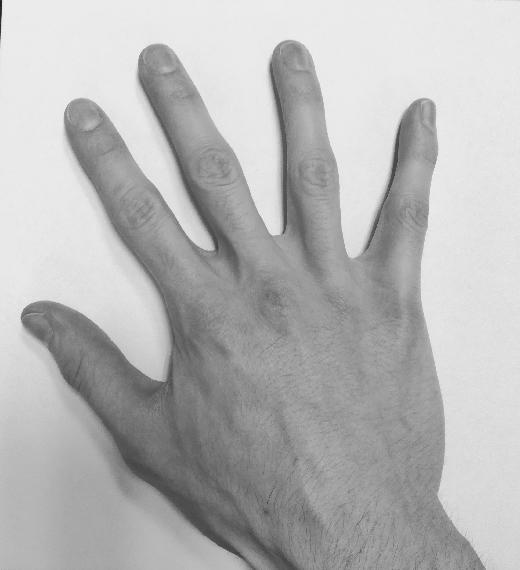
#> input picture 01. Image_Registration/Source.jpg, 520 x 570 px
$ jupyter execute TP_ImageRegistration_Images-ELBOUHALI.ipynb
#> lines starting #> are read from the running program, lines starting #| are printed output that depends on the picture
## Image registration

**Deadline**: Upload this notebook (rename it as 'TP-ImageRegistration-Images-YOUR-SURNAME.ipynb') to E-Campus before the deadline (see E-campus for the exact timing).

**Goal**: The goal of this notebook is to implement the algorithms seen today for pixel-based image registration. Please complete the code where you see **XXXXXXXXXXXXXX**

You will first take two pictures of your right hand into two different positions. Please keep the same topology, ie do not bend or stick together two fingers for instance.

If you can't take the pictures, you can use two pictures of my hand (see below).

[cell 1]
if 'google.colab' in str(get_ipython()):
  from google_drive_downloader import GoogleDriveDownloader as gdd
  gdd.download_file_from_google_drive(file_id='1XpgGRo839pBwIhb6h77xoG-NtHEg2DVd',
  dest_path='./Source.jpg')

  from google_drive_downloader import GoogleDriveDownloader as gdd
  gdd.download_file_from_google_drive(file_id='12FKfLjKreAksI3rEcDx4_oEn3qjAzEua',
  dest_path='./Target.jpg')
else:
  print('You are not using Colab. Please define working_dir with the absolute path to the folder where you downloaded the data')

# Please modify working_dir only if you are using your Anaconda (and not Google Colab)
# You should write the absolute path of your working directory with the data
workingDir='./'

We will use the skimage library to read and resize images, you can of course use others (openCV, pillow, scipy, etc.)

[cell 2]
from skimage.io import imread
from skimage.transform import resize

import matplotlib.pyplot as plt
from numpy import linalg as LA
import numpy as np
import scipy.ndimage

The first thing to do is to create a function that creates the transformation matrix T. Please complete the following function following the rules explained in the header of the function.

[cell 3]
def Tmatrix(scale=(1,1), rotationAngle=0, shearAngles=(0,0),translation=(0,0),elation=(0,0),reflection=(False,False)):
    '''
    Transformation matrix defined as the composition of 6 possible geometric
    transformations: Reflection (Re), Rotation (R), Scaling (S), Shear (Sh),
    Translation (T) and Elation (E).
    For the linear transformation part, we assume this composition:
        A = Re * R * S * Sh

    Inputs:
            scale: is a tuple with sx and sy (two scalar values)
            rotationAngle: is an angle in degrees (scalar value)
            shearAngles: is a tuple with the two shear angles in degrees (scalar value)
            translation: is a tuple with tx and ty (scalar values)
            elation: is a tuple containing the elation part (scalar values)
            reflection: is a tuple of Boolean values indicating wheter to reflect with respect to x and y axis

    Output:
            T: the 3x3 transformation matrix (homogeneous coordinates)
    '''

    if len(scale) != 2:
        raise ValueError("scale should be a tuple of length 2")
    if len(shearAngles)!= 2:
        raise ValueError("shearAngles should be a tuple of length 2")
    if len(translation)!= 2:
        raise ValueError("translation should be a tuple of length 2")
    if len(elation)!= 2:
        raise ValueError("elation should be a tuple of length 2")
    if len(reflection)!= 2:
        raise ValueError("reflection should be a tuple of length 2")
    if type(reflection[0])!= bool or type(reflection[1]) != bool:
        raise ValueError("reflection should contain two boolean values")
    if np.ndim(rotationAngle) != 0:
        raise ValueError("rotationAngle should be a scalar")

    # transform angles from degrees to radians
    rotationAngle_rad = np.deg2rad(rotationAngle)
    shearAngles_rad = np.deg2rad(shearAngles[0]), np.deg2rad(shearAngles[1])

    # compute T
    S = np.matrix([[scale[0], 0], [0, scale[1]]])

    R = np.matrix([[np.cos(rotationAngle_rad), -np.sin(rotationAngle_rad)], [np.sin(rotationAngle_rad), np.cos(rotationAngle_rad)]])

    Re = np.eye(2)
    Re[0, 0] = -1 if reflection[0] else 1
    Re[1, 1] = -1 if reflection[1] else 1

    Sh = np.matrix([[1, np.tan(shearAngles_rad[0])], [np.tan(shearAngles_rad[1]), 1]])

    A = Re @ R @ S @ Sh

    T = np.zeros((3, 3))
    T[:2, :2] = A
    T[2][0] = elation[0]
    T[2][1] = elation[1]
    T[2][2] = 1
    T[0][2] = translation[0]
    T[1][2] = translation[1]

    return T

Test here, your function.

[cell 4]
## Define Transformation
T=Tmatrix(scale=(2,4), rotationAngle=30, shearAngles=(20,15),translation=(5,10),elation=(3,9),reflection=(True,True))
print(T)

Next, we need to create a function that apply the previously created transformation matrix. We will need to apply it either to 2D points, seen as a [Nx2] numpy array where N is the number of points, or to image coordinates, modeled as a [2xNxM] Numpy array where N and M are the number of rows and columns of the image respectively.

[cell 5]
def applyTransformation(T, points=None, coords=None):
    '''
    Apply geometric transformation to points or image coordinates.
    Transformation is defined by a 3x3 matrix

    Inputs:
        points: Nx2 Numpy array of points
        coordinates: 2xNxM Numpy array of image coordinates
        T: 3x3 matrix trasformation

    Output:
        pm: Nx2 points after transformation
        cm: 2xNxM image coordinates after transformation
    '''
    if points is None and coords is None:
        raise ValueError("Error ! You should provide points and/or coords")

    if points is not None:
        N,d = points.shape
        if d != 2 and N==2:
            print('WARNING ! points should be an array of dimension Nx2'+
                  ' Transposing the array')
            points=points.T
            N,d = points.shape

        if d != 2:
            raise ValueError("Error ! Function works only with 2D points")

        # Transform points into homogeneous coordinates (adding one...)
        homogeneous_points = np.hstack((points, np.ones((N, 1))))

        # Apply transformation
        transformed_points = np.dot(T, homogeneous_points.T).T

        # If homography, ...
        if T[2][0] or T[2][1]:
          transformed_points[:,:2] = transformed_points[:,:2] / (T[2,0] * transformed_points[:,:2] + T[2,1] * transformed_points[:,:2] + 1)

        pm=transformed_points[:,:2]

    else:
        pm=None

    if coords is not None:
        d,N,M = coords.shape

        if d != 2:
            raise ValueError("Error ! Function works only with 2D coordinates")

        p = coords.reshape((2,N*M)).T # reshape coordinates as list of points
        # Transform points into homogeneous coordinates (adding one...)
        homogeneous_coordinates = np.hstack((p, np.ones((N*M, 1))))

        # Apply transformation
        transformed_coordinates = np.dot(T, homogeneous_coordinates.T).T

        # If homography, ...
        if T[2][0] or T[2][1]:
          transformed_coordinates[:,:2] =  transformed_coordinates[:,:2] / (T[2,0] * transformed_coordinates[:,:2] + T[2,1] * transformed_coordinates[:,:2] + 1)

        pm=transformed_coordinates[:,:2]
        cm = pm.reshape((2,N,M))

    else:
        cm =None

    return pm,cm

Now, we can test the two functions on some data-sets of 2D points. To keep things simple, you will create two data-sets of points.

In the first one, the points will draw an ellipse (ie uniform sampling on an ellipse).
In the secon data-set, the points will draw a square (ie uniform sampling on a square).

You will then try several (at least five) different trasformations and check if your code works well.

[cell 6]
# Ellipse
theta = np.deg2rad(np.arange(0.0, 360.0, 1.0))
x = 5 * np.cos(theta)
y = 3 * np.sin(theta)
points=np.array([x, y]).T

## Define Transformation
T=Tmatrix(scale=(3,2), rotationAngle=40, shearAngles=(0,0),translation=(5,5),elation=(0,0),reflection=(False,False))

## Apply trasformation
moved = applyTransformation(T, points=points)[0]

fig = plt.figure(figsize=(16, 8))
ax1 = plt.subplot(1, 3, 1)
ax2 = plt.subplot(1, 3, 2)
ax1.scatter(points[:,0],points[:,1])
ax2.scatter(moved[:,0],moved[:,1])

minimum = np.min((ax1.get_xlim(),ax1.get_ylim(),ax2.get_xlim(),ax2.get_ylim()))
maximum = np.max((ax1.get_xlim(),ax1.get_ylim(),ax2.get_xlim(),ax2.get_ylim()))

ax1.set_xlim(minimum*1.2,maximum*1.2)
ax1.set_ylim(minimum*1.2,maximum*1.2)
ax1.set_aspect('equal', 'box')
ax2.set_xlim(minimum*1.2,maximum*1.2)
ax2.set_ylim(minimum*1.2,maximum*1.2)
ax2.set_aspect('equal', 'box')

fig.tight_layout()
plt.show()
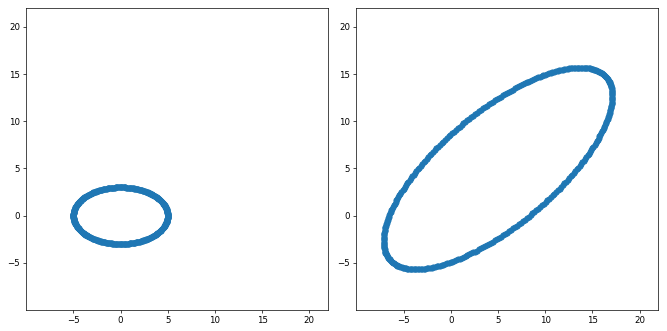
#> figure drawn by matplotlib, 2 panels

[cell 7]
# Square
side_lengh = 10
half_side = side_lengh / 2
points_per_edge = 100

square = np.concatenate([
    np.linspace([-half_side, -half_side], [half_side, -half_side], points_per_edge, endpoint=False),
    np.linspace([half_side, -half_side], [half_side, half_side], points_per_edge, endpoint=False),
    np.linspace([half_side, half_side], [-half_side, half_side], points_per_edge, endpoint=False),
    np.linspace([-half_side, half_side], [-half_side, -half_side], points_per_edge, endpoint=True)
])

x, y = square.T
points=np.array([x,y]).T

## Define Transformation
T=Tmatrix(scale=(1,1), rotationAngle=40, shearAngles=(20,30),translation=(0,0),elation=(0,0),reflection=(False,False))

## Apply trasformation
moved = applyTransformation(T, points=points)[0]

fig = plt.figure(figsize=(16, 8))
ax1 = plt.subplot(1, 3, 1)
ax2 = plt.subplot(1, 3, 2)
ax1.scatter(points[:,0],points[:,1])
ax2.scatter(moved[:,0],moved[:,1])

minimum = np.min((ax1.get_xlim(),ax1.get_ylim(),ax2.get_xlim(),ax2.get_ylim()))
maximum = np.max((ax1.get_xlim(),ax1.get_ylim(),ax2.get_xlim(),ax2.get_ylim()))

ax1.set_xlim(minimum*1.2,maximum*1.2)
ax1.set_ylim(minimum*1.2,maximum*1.2)
ax1.set_aspect('equal', 'box')
ax2.set_xlim(minimum*1.2,maximum*1.2)
ax2.set_ylim(minimum*1.2,maximum*1.2)
ax2.set_aspect('equal', 'box')

fig.tight_layout()
plt.show()
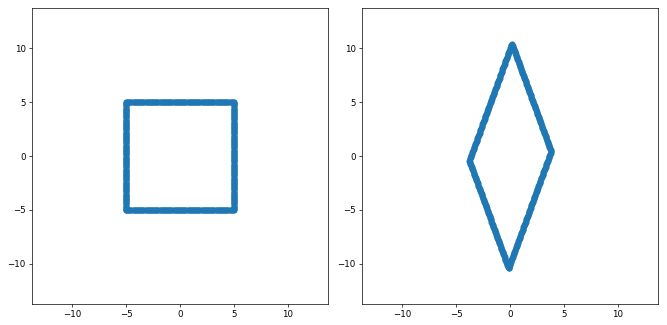
#> figure drawn by matplotlib, 2 panels

Now, we can finally move to images. Here, you can load and plot the two images of your (or mine) right hand. Pixel intensities are normalized in order to be float between 0 and 1.

[cell 8]
SourceIm = imread(workingDir + 'Source.jpg', as_gray=True)
#> SourceIm is the input picture: shape (570, 520); min 29, max 255, mean 181.6
SourceImNorm=(SourceIm - np.amin(SourceIm)) / (np.amax(SourceIm) - np.amin(SourceIm))
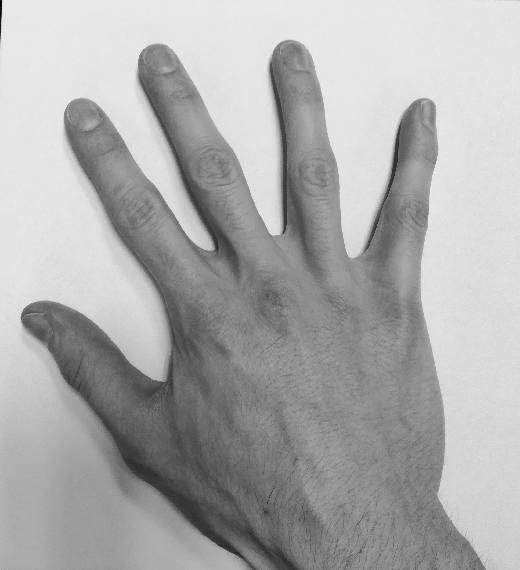
#> SourceImNorm: shape (570, 520) float64; min 0, max 1, mean 0.675
TargetIm = imread(workingDir + 'Target.jpg', as_gray=True)
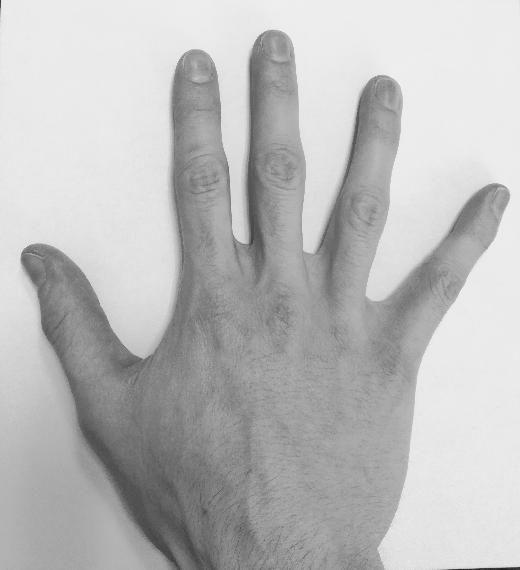
#> input picture 01. Image_Registration/Target.jpg, 520 x 570 px
#> TargetIm is the input picture: shape (570, 520); min 29, max 250, mean 187.2
TargetImNorm=(TargetIm - np.amin(TargetIm)) / (np.amax(TargetIm) - np.amin(TargetIm))

fig = plt.figure(figsize=(10, 10))
ax1 = plt.subplot(1, 2, 1)
ax2 = plt.subplot(1, 2, 2)
ax1.imshow(SourceImNorm, cmap='gray')
ax1.set_title('Source image')
ax2.imshow(TargetImNorm, cmap='gray')
ax2.set_title('Target image')
plt.show()

In the following function, you will code the forward warping technique with point splatting.

Theoretically, an image could be associated with a coordinate chart giving the real-world coordinates of each pixel. However, the problem becomes more difficult and in many applications we do not actually have this coordinate chart. Here, you will simply consider the coordinate of a pixel as its row and column position.

In the forward warping, as seen during the lecture of this morning, the coordinates of a pixel of a source image $I$ might not be warped exactly onto the output grid. When it falls within the grid, but not on the grid, we assign (ie splat) the pixel intensity of $I$ to the four neighbour 'corners' of the output grid.

These contributions must be weighted and for this reason a typical solution is to create an 'accumulator'. This is an array of the same size of the output grid which quantifies the number of contributions that each corner of the output grid has received. By simply dividing by the number of contributions (output grid ./ accumulator), we obtain at each corner of the output grid an averaged estimate of the intensity of the transformed image.

[cell 9]
def ForwardWarping(I,T,coords=None,outputShape=None):
    '''
    Apply forward warping to an image I based on a transformation T.
    Transformation is defined by a 3x3 matrix T

    Inputs:
        I: image to transform
        T: 3x3 matrix trasformation
        coords: coordinates of the image. If None, the coordinates of a pixel
                are automatically its row and column position
        outputShape: defines the shape of the transformed image.
                     It can be 'None', same shape as the input image I or 'BB',
                     bounding box of the transformed image I_T,  or a tuple/numpy
                     array with 4 elements (min x, max x, min y, max y)

    Output:
        J: transformed image
    '''

    if coords is None:
      coords = np.mgrid[0:I.shape[0], 0:I.shape[1]] # coordinates of the image I
      cm = applyTransformation(T,coords=coords)[1]

      if outputShape is None:
          outputShape=(0,I.shape[0],0,I.shape[1])

      elif outputShape == 'BB':
          #Find extremities bounding box
          bx=int(np.floor(np.min(cm[0,:,:])))
          ux=int(np.ceil(np.max(cm[0,:,:])))
          by=int(np.floor(np.min(cm[1,:,:])))
          uy=int(np.ceil(np.max(cm[1,:,:])))
          outputShape=(bx,ux,by,uy)

      elif isinstance(outputShape, tuple):
          if len(outputShape) != 4:
              raise ValueError("Error ! outputShape should be of length 4")

      elif isinstance(outputShape, np.ndarray):
          if len(outputShape) != 4:
              raise ValueError("Error ! outputShape should be of length 4")
      else:
          raise ValueError("Error ! outputShape should be None, 'BB' or a tuple/numpy array with 4 elements")

      J= np.zeros((outputShape[1]-outputShape[0], outputShape[3]-outputShape[2])) # transformed image
      acc= np.zeros(J.shape) # accumulator


      for i in range(len(cm[0])):
          for j in range(len(cm[0,0])):

              # transformed coordinate of a pixel
              p=cm[:,i,j]
              x=p[0]
              y=p[1]

              # Check if point is inside outputShape
              if (outputShape[0]<= x < outputShape[1]-1) and (outputShape[2] <= y < outputShape[3]-1):

                  # translate if necessary, since output image will start from (0,0)
                  # it basically shifts transformed points in the positive quadrant
                  if outputShape[0]<0:
                      x=x+abs(outputShape[0])

                  if outputShape[2]<0:
                      y=y+abs(outputShape[2])

                  # Look for the four corners
                  bl=( int(np.floor(x)), int(np.floor(y)) ) # bottom left
                  br=( int(np.floor(x))+1, int(np.floor(y)) ) # bottom right
                  ul=( int(np.floor(x)), int(np.floor(y))+1 ) # up left
                  ur=( int(np.floor(x))+1, int(np.floor(y))+1 ) # up right

                  # Update J and acc
                  for corner in [bl, br, ul, ur]:
                    J[corner] += I[i, j]
                    acc[corner] += 1

      acc[acc==0] = 1
      J=np.divide(J, acc)

    else:
        raise ValueError("Error ! Still not implemented")

    return J

Let's test your implementation of the forward warping with the right hand image. Test with at least 5 different transformation matrices (try different configurations).

[cell 10]
# Resize image (to make it faster...)
X= resize(SourceImNorm, (250,250), anti_aliasing=True)
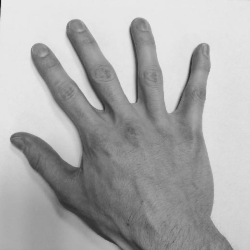
#> X: shape (250, 250) float64; min 0.0932, max 0.922, mean 0.675
T=Tmatrix(scale=(1,1), rotationAngle=0, shearAngles=(45,37),translation=(0,0),elation=(0,0),reflection=(False,False))
print('The transformation matrix T is:\n', T)

Xmf=ForwardWarping(SourceImNorm,T,outputShape=None)
#> after the loop in ForwardWarping, `for i in range(len(cm[0])):`:
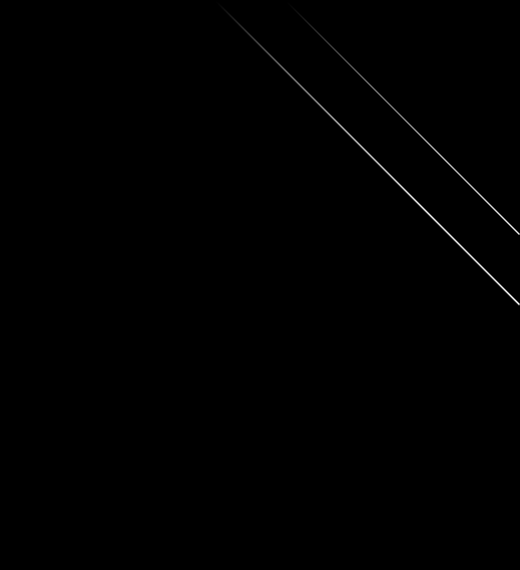
#> J: shape (570, 520) float64; min 0, max 340.4, mean 0.8; drawn with min black and max white
#> after the loop in ForwardWarping, `for i in range(len(cm[0])):`: bl = (304, 518); br = (305, 518); ul = (304, 519); ur = (305, 519)

fig = plt.figure(figsize=(15, 15))
ax1 = plt.subplot(1, 2, 1)
ax2 = plt.subplot(1, 2, 2)
ax1.imshow(SourceImNorm, cmap='gray')
ax1.set_title('Source image')
ax2.imshow(Xmf, cmap='gray')
ax2.set_title('Forward warped image')
plt.show()

Now, we can implement the Inverse Warping (what is usually used as seen this morning).

As before, you will not use external coordinates, the coordinates of a pixel will be its row and column position.

For the interpolation step, you will implement and use the nearest neighbour tehcnique but you can implement and use otherw (e.g. bilinear, cubic, etc.) if you wish.

[cell 11]
def nearestNeighboutInterp(pM,I,coords=None):
  '''
  Nearest Neighbout interpolation

  Inputs:
      pM: 2D point defining the coordinates to interpolate
      I: image used for interpolation
      coords: coordinates of the image. If None, the coordinates of a pixel
              are automatically its row and column position

  Output:
      value: interpolated value at pM
  '''

  if coords is None:
    # row and column of pM
    r = pM[0]
    c = pM[1]

    # check if r and c are within the domain of I (I.shape)
    if (round(r)>=0. and round(r)<I.shape[0] and round(c)>=0. and round(c)<I.shape[1]):
      value = I[int(round(r))][int(round(c))]
    else:
      value=0

  else:
    raise ValueError("Error ! Still not implemented")
    value=0

  return value

def InverseWarping(I,T,coords=None,outputShape=None):
  '''
  Apply inverse warping to an image I based on a transformation T.
  Transformation is defined by a 3x3 matrix

  Inputs:
      I: image to transform
      T: 3x3 matrix trasformation
      coords: coordinates of the image. If None, the coordinates of a pixel
              are automatically its row and column position
      outputShape: defines the shape of the transformed image.
                    It can be 'None', same shape as the input image I or 'BB',
                    bounding box of the transformed image I_T,  or a tuple/numpy
                    array with 4 elements (min x, max x, min y, max y)


  Output:
      J: transformed image
  '''

  if coords is None:

    if outputShape is None:
        outputShape=(0,I.shape[0],0,I.shape[1])

    elif outputShape == 'BB':
      coords = np.mgrid[0:I.shape[0], 0:I.shape[1]] # coordinates
      cm = applyTransformation(T,coords=coords)[1]

      #Find extremities bounding box
      bx=int(np.floor(np.min(cm[0,:,:])))
      ux=int(np.ceil(np.max(cm[0,:,:])))
      by=int(np.floor(np.min(cm[1,:,:])))
      uy=int(np.ceil(np.max(cm[1,:,:])))
      outputShape=(bx, ux, by, uy)

    elif isinstance(outputShape, tuple):

      if len(outputShape) != 4:
        raise ValueError("Error ! outputShape should be of length 4")

    elif isinstance(outputShape, np.ndarray):
      if len(outputShape) != 4:
        raise ValueError("Error ! outputShape should be of length 4")
    else:
        raise ValueError("Error ! outputShape should be None, 'BB' or a tuple/numpy array with 4 elements")

    J= np.zeros([outputShape[1] - outputShape[0], outputShape[3] - outputShape[2]]) # transformed image

    for i in range(J.shape[0]):
      for j in range(J.shape[1]):
        p=[i, j, 1] # coordinate of a pixel to transform
        pM = np.linalg.inv(T).dot(p) # transformed coordinate

        if pM[-1] != 0:
          pM = [pM[0]/pM[2], pM[1]/pM[2]] # normalization in case of homography

          # shifting since the first pixel will be in (0,0) in the output image
          if outputShape[0] < 0:
            x = i + abs(outputShape[0])
          else:
            x = i
          if outputShape[2]<0:
            y = j + abs(outputShape[2])
          else:
            y = j
          J[x,y] = nearestNeighboutInterp(pM, I)

  else:
      raise ValueError("Error ! Still not implemented")

  return J

Let's test the inverse warping and compare it with the implementation of scipy. Test with at least 5 different transformation matrices (try different onfigurations).
Be careful, the implementation of scipy works only with affine transformations.
You can use other implementations from opencv or skimage (even for the projective transformations) if you want.

[cell 12]
T=Tmatrix(scale=(1,0.5), rotationAngle=45, shearAngles=(34,0),translation=(10,-5),elation=(0,0),reflection=(False,False))
print('The transformation matrix T is:\n', T)

Xmi=InverseWarping(X,T,outputShape=None)
#> after the loop in InverseWarping, `for i in range(J.shape[0]):`:
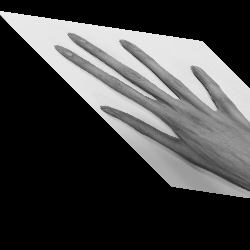
#> J: shape (250, 250) float64; min 0, max 0.917, mean 0.263
#
fig = plt.figure(figsize=(15, 15))
ax1 = plt.subplot(1, 2, 1)
ax2 = plt.subplot(1, 2, 2)
ax1.imshow(X, cmap='gray')
ax1.set_title('Source image')
ax2.imshow(Xmi, cmap='gray')
ax2.set_title('Inverse warped image')
plt.show()


# Only for affine transformations
if T[2,0] ==0 and T[2,1] ==0:
  J=scipy.ndimage.affine_transform(X, LA.inv(T),order=0)
  fig = plt.figure(figsize=(15, 15))
  ax1 = plt.subplot(1, 2, 1)
  ax2 = plt.subplot(1, 2, 2)
  ax1.imshow(X, cmap='gray')
  ax1.set_title('Source image')
  ax2.imshow(J, cmap='gray')
  ax2.set_title('Scipy transformed image')
  plt.show()
